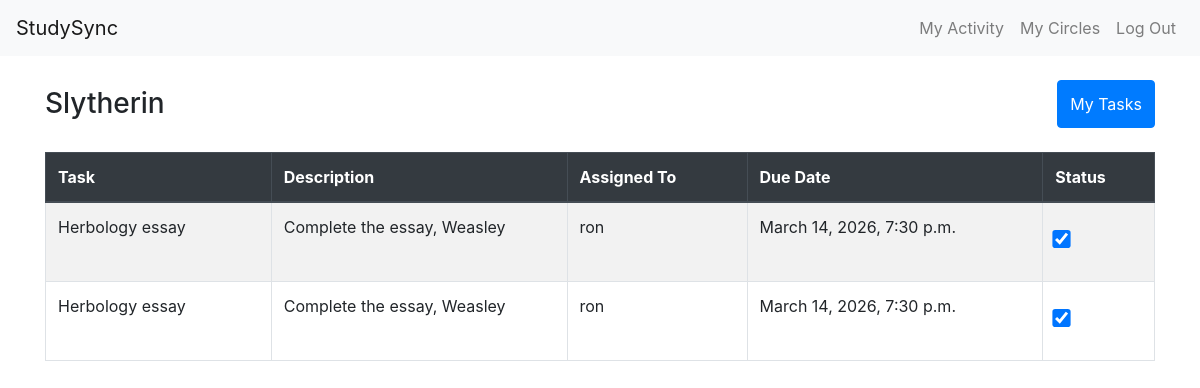
Page /circle/3/ (signed in) on the committed database.
### planner/models.py (models this page shows)
class Circle(models.Model):
    name = models.CharField(max_length = 50)
    created_by = models.ForeignKey(
        User,
        on_delete=models.CASCADE,
        related_name="circles_created",
    )
    members = models.ManyToManyField(
        User,
        related_name="circles",
        blank=True
    )

class Task(models.Model):
    TODO = 'todo'
    DONE = 'done'
    STATUS_CHOICES = [
        (TODO, 'To Do'),
        (DONE, 'Done'),
    ]
    circle = models.ForeignKey(Circle, on_delete = models.CASCADE, related_name = "tasks")
    title = models.CharField(max_length = 50)
    desc = models.TextField()
    assigned_to = models.ForeignKey(User, on_delete = models.CASCADE, related_name = "my_tasks")
    due_date = models.DateTimeField(null=True, blank=True)
    status = models.CharField(max_length=10, choices=STATUS_CHOICES, default=TODO)

class User(AbstractUser):
    pass

### planner/views.py (the view)
# urls.py: path("circle/<int:c_id>/", views.circle, name="circle"),
def circle(request, c_id):
    circle = get_object_or_404(Circle, id = c_id)
    form_type = request.GET.get("type")
    is_admin = Membership.objects.filter(
    user=request.user,
    circle=circle,
    role='admin'
    ).exists()
    tasks = circle.tasks.all()
    return render(request, "planner/circle.html",
    {"circle": circle, "tasks": tasks, "form_type": form_type, "is_admin":is_admin})

### planner/templates/planner/circle.html (shortened to what this page needs)
{% extends 'planner/layout.html' %}
{% block body %}
<div class="d-flex justify-content-between align-items-center mb-4">
    <h3 class="mb-0">{{ circle.name }}</h3>
    <a href="{% url 'my_tasks' circle.id %}">
        <button type="button" class="btn btn-primary">
            My Tasks
        </button>
    </a>
</div>
<div class="table-responsive">
<table class="table table-bordered table-striped table-hover">
    <thead class="thead-dark">
        <tr>
            <th>Task</th>
            <th>Description</th>
            <th>Assigned To</th>
            <th>Due Date</th>
            <th>Status</th>
        </tr>
    </thead>
    <tbody>
        {% for task in tasks %}
            <tr class="task-row">
                <td>{{ task.title }}</td>
                <td>{{ task.desc }}</td>
                <td>{{ task.assigned_to }}</td>
                <td>{{ task.due_date }}</td>
                <td>
                    <input
                        type="checkbox"
                        class="task-checkbox"
                        data-id="{{ task.id }}"
                        {% if task.status == "done" %}checked{% endif %}
                    >
                </td>
            </tr>
        {% empty %}
            <tr>
                <td colspan="5">No tasks in this circle yet.</td>
            </tr>
        {% endfor %}
    </tbody>
</table>
</div>
{% endblock %}

### planner/templates/planner/layout.html (shortened to what this page needs)
{% load static %}
<!DOCTYPE html>
<html lang="en">
<head>
    <link rel="stylesheet" href="https://stackpath.bootstrapcdn.com/bootstrap/4.4.1/css/bootstrap.min.css"
>
    <link rel="stylesheet" href="{% static 'planner/styles.css' %}?v=4">
</head>
<body>
    <nav class="navbar navbar-expand-lg navbar-light bg-light">
        <a class="navbar-brand" href="#">StudySync</a>
        <div class="collapse navbar-collapse" id="navbarNav">
            <ul class="navbar-nav ml-auto">
                {% if user.is_authenticated %}
                    <li class="nav-item">
                        <a class="nav-link" href="{% url 'activity' %}">My Activity</a>
                    </li>
                    <li class="nav-item">
                        <a class="nav-link" href="{% url 'circles' %}">My Circles</a>
                    </li>
                    <li class="nav-item">
                        <a class="nav-link" href="{% url 'logout' %}">Log Out</a>
                    </li>
                {% endif %}
            </ul>
        </div>
    </nav>
    <div class="container py-3 py-md-4">
        {% block body %}
        {% endblock %}
    </div>
</body>
</html>

### planner/static/styles.css (style rules this page uses)
td { max-width:200px; word-wrap:break-word; }
button { padding:10px 14px; }
input[type="checkbox"] { transform:scale(1.4); }
input, select, button { min-height:48px; font-size:16px; }

### rows in the picture
Circle: name "Slytherin"
Task: title "Herbology essay", desc "Complete the essay, Weasley", assigned_to "ron", due_date "March 14, 2026, 7:30 p.m.", status "☑"
Task: title "Herbology essay", desc "Complete the essay, Weasley", assigned_to "ron", due_date "March 14, 2026, 7:30 p.m.", status "☑"
